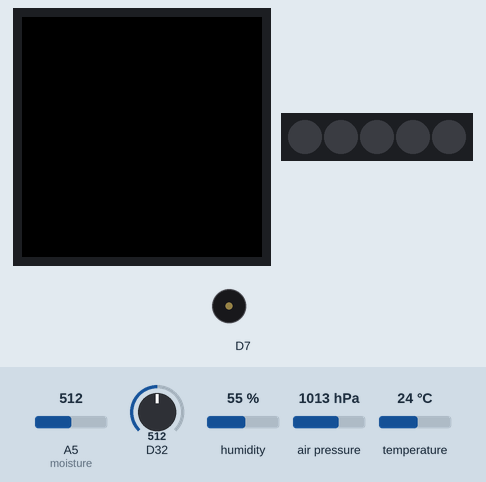
Recording of a sketch running on a simulated Arduino MKR. Parts: 240×240 colour display, 5 RGB LEDs in strip order, left to right, buzzer (waves = sounding). The test bench sets the inputs (shaded band); at power-on: A5 (moisture) = 512, D32 = 512, humidity 55 %, air pressure 1013 hPa, temperature 24 °C. WiFi joins after 1.5 s; servers stay silent unless stated; uploads are accepted with an empty reply; not simulated (calls return 0 or success): arduino_secrets.h; what the sketch prints to the serial monitor is not drawn.

Above: at 0.0 s.
At 15.21 s:
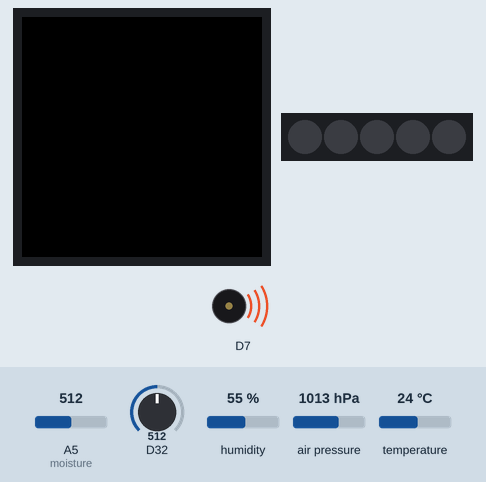
Timing chart, 0 to 29.4 s (numbered marks = the images above):
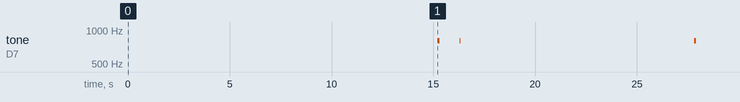

The sketch:

sketch_mkr_1010.ino
```cpp
#include "arduino_secrets.h"
#include <Arduino_MKRIoTCarrier.h>
#include <SPI.h>
#include <WiFiNINA.h>
#include <ArduinoHttpClient.h>

MKRIoTCarrier carrier;

char ssid[] = SECRET_SSID;    // your network SSID (name)
char pass[] = SECRET_PASS;    // your network password (use for WPA, or use as key for WEP)

int status = WL_IDLE_STATUS;     // the Wifi radio's stat

float temperature;
float humidity;
float pressure;
int moisture = A5;
int moist;

int    HTTP_PORT   = 8000;
char   HOST_NAME[] = "192.168.1.2";
String endpoint   = "/sensors/api/sensors";


int temperature_sensor_id = 6;
int humidity_sensor_id = 7;
int pressure_sensor_id = 8;
int moisture_sensor_id = 9;
int battery_sensor_id = 10;

WiFiClient client;
HttpClient hclient = HttpClient(client, HOST_NAME, 8000);

void setup() {
  //Initialize serial and wait for port to open:
  Serial.begin(9600);
  while (!Serial);

  //Initialize carrier
  delay(15000);
  CARRIER_CASE = true;
  carrier.begin();
  carrier.Buzzer.beep(800, 100);
  delay(1000);

  // attempt to connect to Wifi network:
  while (status != WL_CONNECTED) {
    carrier.Buzzer.beep(800, 20);
    Serial.print("Attempting to connect to network: ");
    Serial.println(ssid);
    // Connect to WPA/WPA2 network:
    status = WiFi.begin(ssid, pass);

    // wait 10 seconds for connection:
    delay(10000);
  }

  // you're connected now, so print out the data:

  carrier.Buzzer.beep(800, 20);
  delay(10);
  carrier.Buzzer.beep(800, 20);
  Serial.println("You're connected to the network");
  Serial.println("----------------------------------------");
  printData();
  Serial.println("----------------------------------------");
  // saveData(1, 0.0);
  delay(10000);
}


void loop() {
  // check the network connection once every 15 mins:
  delay(9000);

  float temperature = carrier.Env.readTemperature(); //reads temperature
  Serial.print("temperature: ");
  Serial.println(temperature);
  // saveData(temperature_sensor_id, temperature);

  float humidity = carrier.Env.readHumidity(); //reads humidiy
  Serial.print("humidity: ");
  Serial.println(humidity);
  // saveData(humidity_sensor_id, humidity);

  float pressure = carrier.Pressure.readPressure();  //reads preassure
  Serial.print("pressure: ");
  Serial.println(pressure);
  // saveData(pressure_sensor_id, pressure);

  int moist = analogRead(moisture);
  Serial.print("moist: ");
  Serial.println(moist);


  float sensorValue = analogRead(ADC_BATTERY);
  float battery = sensorValue * (4.3 / 1023.0);

  Serial.print("Battery: ");
  Serial.println(battery);
  saveData(1, battery);
  // saveData(battery_sensor_id, battery);
  /*
  printData();
  temperature = carrier.Env.readTemperature(); //reads temperature
  humidity = carrier.Env.readHumidity(); //reads humidity
  pressure = carrier.Pressure.readPressure(); //reads pressure
  Serial.print("Temperature: ");
  Serial.println(temperature);
  Serial.print("Humidity: ");
  Serial.println(humidity);
  Serial.print("Pressure: ");
  Serial.println(pressure);
  */

  Serial.println("----------------------------------------");
}


void printData() {
  Serial.println("Board Information:");
  // print your board's IP address:
  IPAddress ip = WiFi.localIP();
  Serial.print("IP Address: ");
  Serial.println(ip);

  Serial.println();
  Serial.println("Network Information:");
  Serial.print("SSID: ");
  Serial.println(WiFi.SSID());

  // print the received signal strength:
  long rssi = WiFi.RSSI();
  Serial.print("signal strength (RSSI):");
  Serial.println(rssi);

}

void saveData(int sensor_id, float value) {
  /**
   * Saves data:
   * Sends Request to HOST_NAME
   * Adds query arguments sensor and value from the inputs sensor_id and value respectivey
  */


  String sensor_endpoint = endpoint + "/" + sensor_id;
  String postData = "{\"value\":" + String(value)+"}";
  Serial.println(postData);
  // Set the HTTP method, headers, and data
  hclient.beginRequest();
  hclient.post(sensor_endpoint);
  hclient.sendHeader("Content-Type", "application/json");
  hclient.sendHeader("Content-Length", postData.length());
  hclient.sendHeader("Connection", "close");
  hclient.beginBody();
  hclient.print(postData);

  int statusCode = hclient.responseStatusCode();

  if (statusCode > 0) {
    String response = hclient.responseBody();
    Serial.print("HTTP Response Code: ");
    Serial.println(statusCode);
    Serial.print("Response Data: ");
    Serial.println(response);
  } else {
    Serial.print("Error on HTTP request: ");
    Serial.println(statusCode);
  }

  hclient.stop();

}
```
